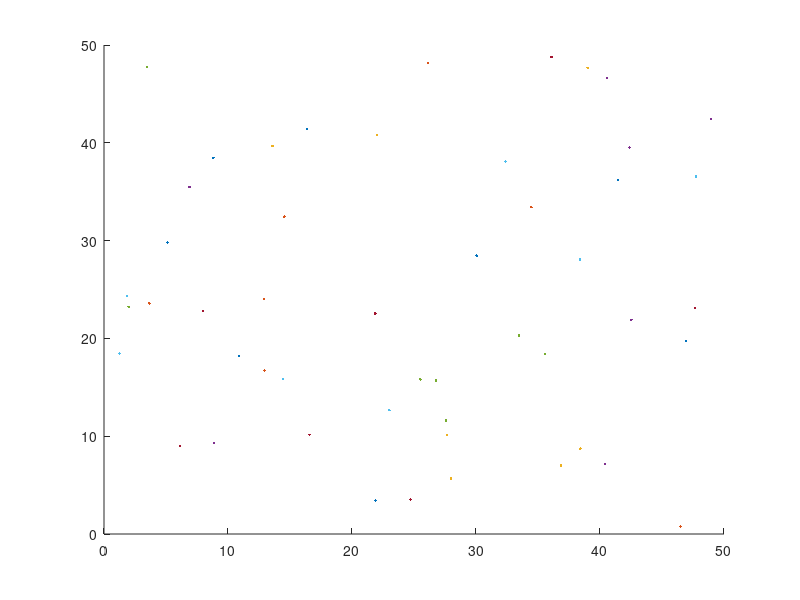

The MATLAB source for this figure: (Note: this script raises an error after producing the figure.)
clear;
noOfNodes  = 50;
%rand('state', 0);
plot_flag = 1;
if plot_flag==1
    figure(1);
    clf;
    hold on;
end
%L = 1000; % size of the whole area

%R = 300; % maximum range;G

L = 50; % size of the whole area

R = 100; % maximum range;

s = 1; % source id
d = 50; % destination id

netXloc = double(rand(1,noOfNodes)*L);
netYloc = double(rand(1,noOfNodes)*L);
%netXloc = [0 1 0 1];
%netYloc = [0 0 1 1];
Astar_connect = zeros(noOfNodes, noOfNodes);
Astar_coord = zeros(noOfNodes, 2);
for i = 1:noOfNodes
    if plot_flag==1
        plot(netXloc(i), netYloc(i), '.');
    end
    Astar_coord(i,1) = netXloc(i);
    Astar_coord(i,2) = netYloc(i);
    if plot_flag == 1
        %text(netXloc(i), netYloc(i), num2str(i));
    end
    for j = 1:noOfNodes
        distance = sqrt((netXloc(i) - netXloc(j))^2 + (netYloc(i) - netYloc(j))^2);
        if distance <= R
            matrix(i, j) = distance;   % if set to '1', Dijkstra computes Spath in terms of hops; if set to 'distance', it is the real shortest path
            if i~=j % must be satisfied
                Astar_connect(i, j) = 1;
            else
                Astar_connect(i, j) = 0;
            end
            if plot_flag==1
                %line([netXloc(i) netXloc(j)], [netYloc(i) netYloc(j)], 'LineStyle', ':');
            end
        else
            matrix(i, j) = inf;
            Astar_connect(i, j) = 0;
        end;
    end;
end;


activeNodes = [];
for i = 1:noOfNodes,
    % initialize the farthest node to be itself;
    farthestPreviousHop(i) = i;     % used to compute the RTS/CTS range;
    farthestNextHop(i) = i;
end;

Astar_coord;
Astar_connect;

[path, totalCost, farthestPreviousHop, farthestNextHop] = dijkstra(noOfNodes, matrix, s, d, farthestPreviousHop, farthestNextHop);
combo = [noOfNodes s-1 d-1 R/2];
[Astar_path, Astar_search] = Astar(Astar_coord', Astar_connect, combo); % notice, we must put Astar_coord' rather than Astar_coord
path
totalCost
Astar_path
Astar_search
if length(path) ~= 0
    for i = 1:(length(path)-1)
        if plot_flag==1
            line([netXloc(path(i)) netXloc(path(i+1))], [netYloc(path(i)) netYloc(path(i+1))], 'Color','g','LineWidth', 2.50, 'LineStyle', '-.');
            text(netXloc(i), netYloc(i), num2str(i));
        end    
    end;
end;

if length(Astar_path) ~= 0
    for i = 1:(length(Astar_path)-1)
        if plot_flag==1
            line([netXloc(Astar_path(i)) netXloc(Astar_path(i+1))], [netYloc(Astar_path(i)) netYloc(Astar_path(i+1))], 'Color','r','LineWidth', 2.50, 'LineStyle', '-.');
            text(netXloc(i), netYloc(i), num2str(i));
        end    
    end;
end;
if plot_flag == 1
    hold off;
end
return;
    